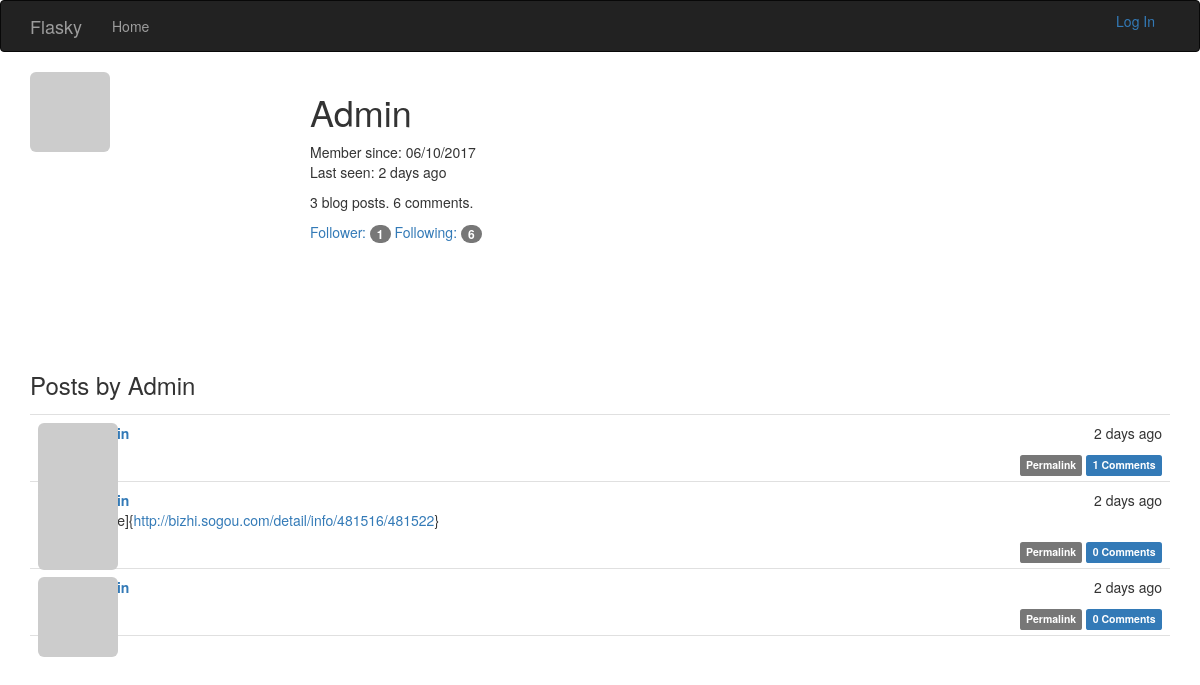
Before: /user/Admin with the older database file.
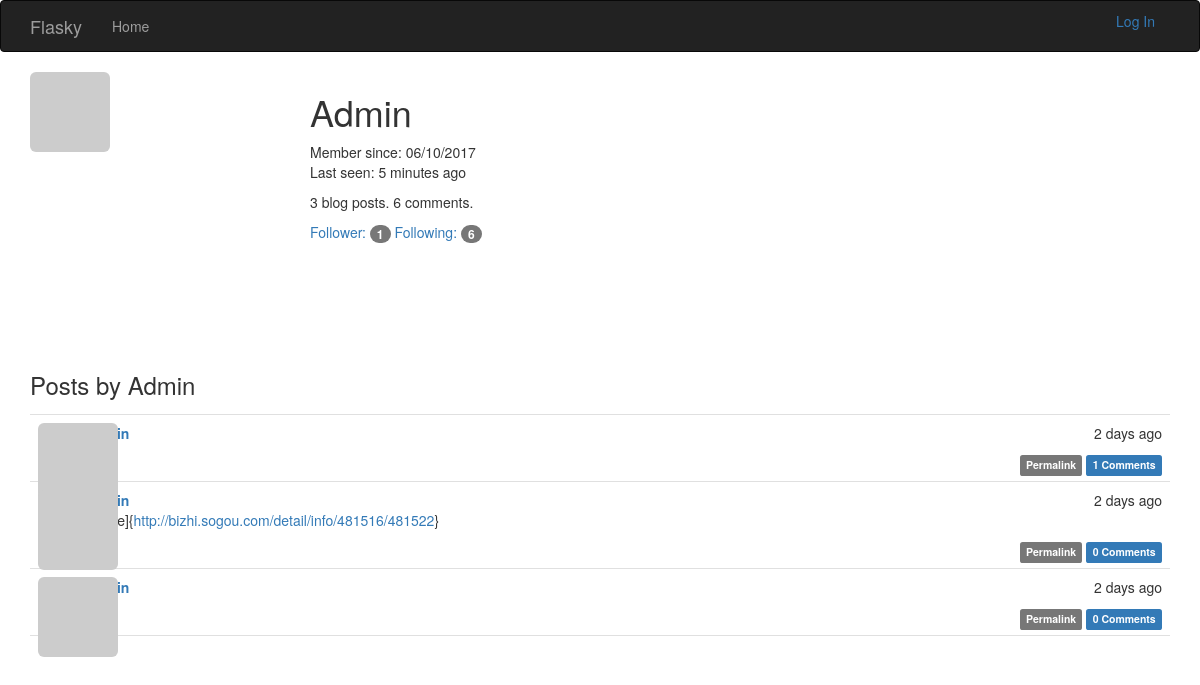
After: the same page with the newer database file.
### app/models.py (models this page shows, shortened)
class User(UserMixin, db.Model):
    __tablename__ = 'users'
    id = db.Column(db.Integer, primary_key=True)
    email = db.Column(db.String(64), unique=True, index=True)
    username = db.Column(db.String(64), unique=True, index=True)
    role_id = db.Column(db.Integer, db.ForeignKey('roles.id'))
    password_hash = db.Column(db.String(128))
    confirmed = db.Column(db.Boolean, default=False)
    name = db.Column(db.String(64))
    location = db.Column(db.String(64))
    about_me = db.Column(db.Text())
    member_since = db.Column(db.DateTime(), default=datetime.utcnow)
    last_seen = db.Column(db.DateTime(), default=datetime.utcnow)
    avatar_hash = db.Column(db.String(32))
    posts = db.relationship("Post", backref="author", lazy="dynamic")
    followed = db.relationship("Follow", foreign_keys=[Follow.follower_id],
                               backref=db.backref('follower', lazy='joined'), lazy='dynamic',
                               cascade='all, delete-orphan')
    followers = db.relationship("Follow", foreign_keys=[Follow.followed_id],
                                backref=db.backref('followed', lazy='joined'), lazy='dynamic',
                                cascade='all, delete-orphan')
    comments = db.relationship('Comment', backref='author', lazy='dynamic')
    @property
    def password(self):
        raise AttributeError("password is not a readable attribute")
    def gravatar(self, size=100, default="identicon", rating="g"):
        if request.is_secure:
            url = "http://secure.gravatar.com/avatar"
        else:
            url = 'http://www.gravatar.com/avatar'
        hash = self.avatar_hash or hashlib.md5(self.email.encode("utf-8")).hexdigest()
        return '{url}/{hash}?s={size}&d={default}&r={rating}'.format(
            url=url, hash=hash, size=size, default=default, rating=rating)

class Post(db.Model):
    __tablename__ = "posts"
    id = db.Column(db.Integer, primary_key=True)
    body = db.Column(db.Text)
    body_html = db.Column(db.Text)
    timestamp = db.Column(db.DateTime, index=True, default=datetime.utcnow)
    author_id = db.Column(db.Integer, db.ForeignKey("users.id"))
    comments = db.relationship('Comment', backref='post', lazy='dynamic')

### app/main/views.py (the view)
@main.route("/user/<username>")
def user(username):
    user = User.query.filter_by(username=username).first()
    if user is None:
        abort(404)
    posts = user.posts.order_by(Post.timestamp.desc()).all()
    return render_template("user.html", user=user, posts=posts)

### app/auth/views.py (called while the page is built)
@auth.before_app_request
def before_request():
    if current_user.is_authenticated:
        current_user.ping()
        if not current_user.confirmed \
                and request.endpoint[:5] != "auth.":
            return redirect(url_for("auth.unconfirmed"))

### app/main/__init__.py (called while the page is built)
@main.app_context_processor
def inject_permissions():
    return dict(Permission=Permission)

### app/models.py (called while the page is built)
    def can(self, permissions):
        return False

    def is_administrator(self):
        return False

### app/templates/user.html (shortened to what this page needs)
{% extends 'base.html' %}
{% import "_macros.html" as macros %}
{% block page_content %}
    <img class="img-rounded profile-thumbnail" src="{{ user.gravatar(size=256) }}" >
	<div class="profile-header">
        <h1>{{ user.username }}</h1>
    <p>
        Member since: {{ moment(user.member_since).format("L") }}<br />
        Last seen: {{ moment(user.last_seen).fromNow() }}
    </p>
    <p>{{ user.posts.count() }} blog posts. {{ user.comments.count() }} comments.</p>
    <p>
        <a href="{{ url_for('.followers', username=user.username) }}">
            Follower: <span class="badge">{{ user.followers.count() - 1}}</span>
        </a>
        <a href="{{ url_for('.followed_by', username=user.username) }}">
            Following: <span class="badge">{{ user.followed.count() - 1}}</span>
        </a>
    </p>
	</div>
    <h3>Posts by {{ user.username }}</h3>
    {% include "_posts.html" %}
{% endblock %}

### app/templates/base.html (shortened to what this page needs)
{% extends 'bootstrap/base.html' %}
{% block head %}
	{{ super() }}
    <link rel="stylesheet"  href="{{ url_for("static", filename='css/styles.css') }}" type="text/css">
{% endblock %}
{% block navbar %}
<div class="navbar navbar-inverse" role='navigation'>
	<div class="container">
		<div class="navbar-header">
			<a class="navbar-brand" href="{{ url_for('main.index') }}">Flasky</a>
		</div>
		<div class="navbar-collapse collapse">
			<ul class="nav navbar-nav">
				<li><a href="{{ url_for('main.index') }}">Home</a></li>
			</ul>
            <ul class="nav navbar-right">
                {% if current_user.is_authenticated %}
                 <li class="dropdown">
                    <a href="#" class="dropdown-toggle" data-toggle="dropdown">
                        <img src="{{ current_user.gravatar(size=18) }}">
                        Account <b class="caret"></b></a>
                    <ul class="dropdown-menu">
                        <li><a href="{{ url_for('auth.change_password') }}">Change Password</a></li>
                        <li><a href="{{ url_for("auth.change_email_request") }}">Change Email</a></li>
                        <li><a href="{{ url_for('auth.logout') }}">Log Out</a></li>
                    </ul>
                </li>
                {% else %}
                <li>
                    <a href="{{ url_for('auth.login') }}">Log In</a>
                </li>
                {% endif %}
            </ul>
		</div>
	</div>
</div>
{% endblock %}
{% block content %}
	<div class="container">
		{% block page_content %}{% endblock %}
	</div>
{% endblock %}

### app/templates/_posts.html (shortened to what this page needs)
<ul class="posts">
    {% for post in posts %}
        <li class="post">
            <div class="post-thumbnail">
                <a href="{{ url_for(".user", username=post.author.username) }}">
                    <img class="img-rounded profile-thumbnail"
                         src="{{ post.author.gravatar(size=40) }}">
                </a>
            </div>
            <div class="post-content">
                <div class="post-date">
                    {{ moment(post.timestamp).fromNow() }}
                </div>
                <div class="post-author">
                    <a href="{{ url_for('.user', username=post.author.username) }}">
                    </a>
                </div>
                <div class="post-body">
                    {% if post.body_html %}
                        {{ post.body_html | safe }}
                    {% else %}
                        {{ post.body }}
                    {% endif %}
                </div>
                <div class="post-footer">
                    <a href="{{ url_for('.post', id=post.id) }}">
                        <span class="label label-default">Permalink</span>
                    </a>
                    <a href="{{ url_for('.post', id=post.id) }}#comments">
                        <span class="label label-primary">{{ post.comments.count() }} Comments</span>
                    </a>
                </div>
            </div>
        </li>
    {% endfor %}
</ul>

### app/static/css/styles.css (style rules this page uses)
.profile-thumbnail { position: absolute; }
.profile-header { min-height: 260px; margin-left: 280px; }
ul.posts { list-style-type: none; padding: 0px; margin: 16px 0px 0px 0px; border-top: 1px solid #e0e0e0; }
ul.posts li.post { padding: 8px; border-bottom: 1px solid #e0e0e0; }
div.post-date { float: right; }
div.post-author { font-weight: bold; }
div.post-thumbnail { position: absolute; }
div.post-content { margin-left: 48px; min-height: 48px; }
div.post-footer { text-align: right; }

Changed rows visible on the page:
changed User "Admin": last_seen "2 days ago" → "5 minutes ago"
